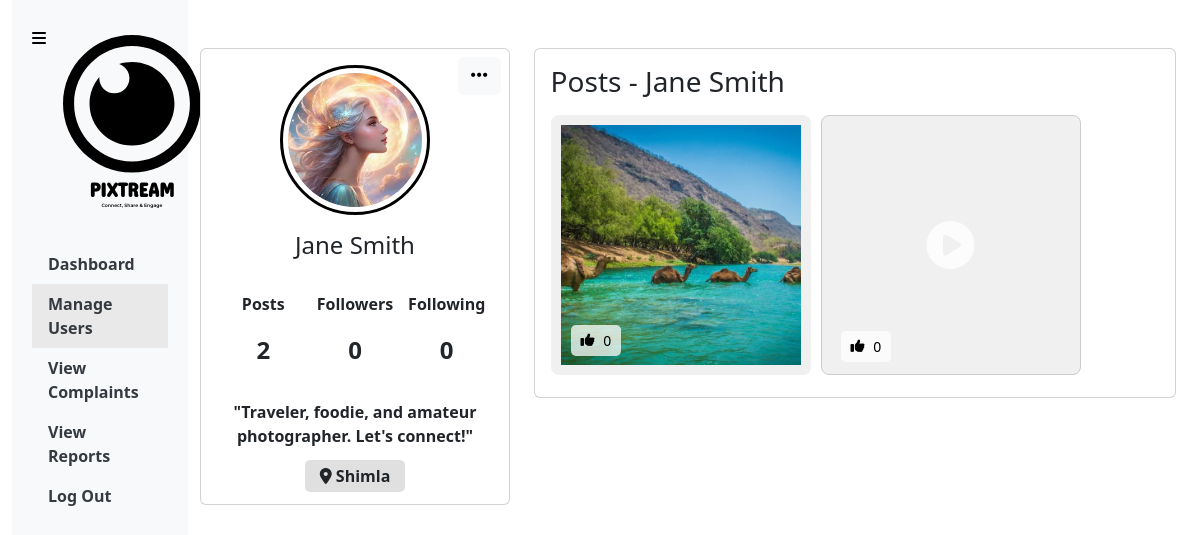
Screenshot of /admin_user_view.php?user_id=6 (signed in) with the database file from the repository.
### tables this page shows
CREATE TABLE `users` (
  `id` bigint(20) NOT NULL,
  `name` varchar(100) DEFAULT NULL,
  `username` varchar(191) DEFAULT NULL,
  `email` varchar(191) DEFAULT NULL,
  `password` varchar(255) DEFAULT NULL,
  `bio` text DEFAULT NULL,
  `profile_picture` varchar(255) DEFAULT 'default.png',
  `location` varchar(255) DEFAULT NULL,
  `created_at` timestamp NOT NULL DEFAULT current_timestamp()
);

CREATE TABLE `posts` (
  `id` bigint(20) NOT NULL,
  `user_id` bigint(20) DEFAULT NULL,
  `post_path` varchar(255) DEFAULT NULL,
  `caption` longtext DEFAULT NULL,
  `category` enum('photos','videos','stories','music','articles','memes','art & Design','Photography','Travel & Adventure','Food & Cooking','Others') DEFAULT NULL,
  `created_at` timestamp NOT NULL DEFAULT current_timestamp()
);

### dbconfig.php (called while the page is built, shortened)
<?php
$username = "root";
?>

### admin_user_view.php (the view, shortened to what this page needs)
<?php
include 'dbconfig.php';
$user_id = $_GET['user_id'];
$sql = "SELECT * FROM users WHERE id='$user_id';";
$result = mysqli_query($conn, $sql);
$info = mysqli_fetch_assoc($result);
$id = $info['id'];
$name = $info['name'];
$location = $info['location'];
$bio = $info['bio'];
$profilePhoto = $info['profile_picture'] ?? 'default.png';
$followersSql = "SELECT COUNT(*) AS follower_count FROM follows WHERE followed_id='$id';";
$followersResult = mysqli_query($conn, $followersSql);
$followersCount = mysqli_fetch_assoc($followersResult)['follower_count'];
$followingSql = "SELECT COUNT(*) AS following_count FROM follows WHERE follower_id='$id';";
$followingResult = mysqli_query($conn, $followingSql);
$followingCount = mysqli_fetch_assoc($followingResult)['following_count'];
$postSql = "SELECT COUNT(*) FROM posts WHERE user_id = '$id';";
$postResult = mysqli_query($conn, $postSql);
$postInfo = mysqli_fetch_array($postResult);
$postCount = $postInfo[0];
?>
<!DOCTYPE html>
<html lang="en">
<head>
    <link rel="stylesheet" href="node_modules/bootstrap/dist/css/bootstrap.min.css">
    <link rel="stylesheet" href="library-files/fontawesome/css/all.min.css">
    <link rel="stylesheet" href="assets/css/me.css">
</head>
<body>
    <button class="btn mybtn-outline toggle-btn" id="sidebarToggle"><i class="fa-solid fa-bars"></i></button>
    <div class="container-fluid d-flex admin-2divs">
        <div class="sidebar" id="sidebar">
            <div class="text-center mb-4">
                <img src="assets/img/LOGO_text.svg" width="200" alt="PIXTREAM Logo">
            </div>
            <ul class="nav flex-column">
                <li class="nav-item">
                    <a class="nav-link" href="admin_dashboard.php">
                        <b>Dashboard</b>
                    </a>
                </li>
                <li class="nav-item">
                    <a class="nav-link active-now" href="#">
                        <b>Manage Users</b>
                    </a>
                </li>
                <li class="nav-item">
                    <a class="nav-link" href="admin_complaints.php">
                        <b>View Complaints</b>
                    </a>
                </li>
                <li class="nav-item">
                    <a class="nav-link" href="admin_reports.php">
                        <b>View Reports</b>
                    </a>
                </li>
                <li class="nav-item">
                    <a class="nav-link" href="logout.php">
                        <b>Log Out</b>
                    </a>
                </li>
            </ul>
        </div>
        <div class="container mt-5">
        <div class="main-body">
            <div class="row gutters-sm">
                <div class="col-md-4 mb-3">
                    <div class="card h-100 position-relative">
                        <div class="card-body d-flex flex-column">
                            <div class="dropdown position-absolute top-0 end-0 p-2">
                                <button class="btn btn-light custom-dropdown-btn" type="button" id="dropdownMenuButton" data-bs-toggle="dropdown" aria-expanded="false">
                                    <i class="fa-solid fa-ellipsis custom-ellipsis"></i>
                                </button>
                            </div>
                            <div class="d-flex flex-column align-items-center text-center">
                                <div class="profile-img-container">
                                    <img src="profile_picture/<?php echo $profilePhoto; ?>" alt="Profile Photo" class="rounded-circle" width="150">
                                </div>
                                <div class="mt-3 mb-4">
                                    <h4><?php echo $name; ?></h4>
                                </div>
                                <div class="d-flex justify-content-around stats">
                                    <div class="stat">
                                        <p><b>Posts</b></p>
                                        <p><?php echo $postCount; ?></p>
                                    </div>
                                    <div class="stat" data-bs-toggle="modal" data-bs-target="#followersModal">
                                        <p><b>Followers</b></p>
                                        <p><?php echo $followersCount; ?></p>
                                    </div>
                                    <div class="stat" data-bs-toggle="modal" data-bs-target="#followingModal">
                                        <p><b>Following</b></p>
                                        <p><?php echo $followingCount; ?></p>
                                    </div>
                                </div>
                                <div class="mt-3 bio-text text-start">
                                    <p><?php echo nl2br(htmlspecialchars($bio)); ?></p>
                                    <span class="mt-3 profile-location">
                                        <i class="fa-solid fa-location-dot"></i> <?php echo $location; ?>
                                    </span>
                                </div>
                            </div>
                        </div>
                    </div>
                </div>
                <div class="col-md-8">
                    <div class="row gutters-sm">
                        <div class="col-sm-12 mb-3">
                            <div class="card h-100">
                                <div class="card-body">
                                    <h3 class="d-flex align-items-center mb-3">Posts - <?php echo $name; ?></h3>
                                    <div class="media-grid">
                                        <?php
                                        $postsSql = "SELECT * FROM posts WHERE user_id='$id' ORDER BY created_at DESC;";
                                        $postsResult = mysqli_query($conn, $postsSql);
                                        $posts = [];
                                        while ($row = mysqli_fetch_assoc($postsResult)) {
                                            $posts[] = $row;
                                        }
                                        foreach ($posts as $post)
                                        {
                                            $post_id = $post['id'];
                                            $mediaPath = $post['post_path'];
                                            $caption = $post['caption'];
                                            $createdAt = new DateTime($post['created_at']);
                                            $formattedDate = $createdAt->format('F j, Y g:i A');
                                            $category = $post['category'];
                                            $likeCountSql = "SELECT COUNT(*) AS like_count FROM likes WHERE post_id='$post_id';";
                                            $likeCountResult = mysqli_query($conn, $likeCountSql);
                                            $likeCountRow = mysqli_fetch_assoc($likeCountResult);
                                            $likeCount = $likeCountRow['like_count'];
                                            $fileExtension = strtolower(pathinfo($mediaPath, PATHINFO_EXTENSION));
                                            $isVideo = in_array($fileExtension, ['mp4', 'mov', 'avi', 'wmv']);
                                        ?>
                                        <a href="post_info.php?user_id=<?php echo $id; ?>&post_id=<?php echo $post_id; ?>">
                                            <div class="media-item">
                                                <?php if ($isVideo): ?>
                                                    <div class="video-thumbnail" data-bs-toggle="modal" data-bs-target="#postModal" data-media-path="<?php echo htmlspecialchars($mediaPath); ?>" data-caption="<?php echo htmlspecialchars($caption); ?>" data-created-at="<?php echo htmlspecialchars($formattedDate); ?>" data-category="<?php echo htmlspecialchars($category); ?>" data-username="<?php echo htmlspecialchars($username); ?>">
                                                        <video muted>
                                                            <source src="<?php echo htmlspecialchars($mediaPath); ?>" type="video/mp4">
                                                        </video>
                                                        <div class="video-icon-overlay">
                                                        </div>
                                                    </div>
                                                <?php else: ?>
                                                    <img src="<?php echo htmlspecialchars($mediaPath); ?>" alt="Pixtream Post" data-bs-toggle="modal" data-bs-target="#postModal" data-media-path="<?php echo htmlspecialchars($mediaPath); ?>" data-caption="<?php echo htmlspecialchars($caption); ?>" data-created-at="<?php echo htmlspecialchars($formattedDate); ?>" data-category="<?php echo htmlspecialchars($category); ?>" data-username="<?php echo htmlspecialchars($username); ?>">
                                                <?php endif; ?>
                                                <div class="like-count-overlay">
                                                    <i class="fa-solid fa-thumbs-up"></i>&nbsp;<?php echo $likeCount; ?>
                                                </div>
                                            </div>
                                        </a>
                                        <?php
                                        }
                                        ?>
                                    </div>
                                </div>
                            </div>
                        </div>
                    </div>
                </div>
            </div>
        </div>
    </div>
</body>
</html>

### assets/css/me.css (style rules this page uses)
:root { --bs-body-font-weight: 400; }
body { color: black !important; }
li { cursor: pointer; }
.mybtn-outline { border: 1px solid black; color: black; }
.bio-text { text-align: center !important; font-weight: bolder; }
.profile-location { background-color: #e0e0e0 !important; padding: 5px 15px; border-radius: 5px; }
a { color: inherit; text-decoration: none; }
.rounded-circle { border: 3px solid #000000; padding: 5px; }
.profile-img-container { position: relative; display: inline-block; }
.profile-img-container img { border-radius: 50%; }
.custom-ellipsis { font-size: 1.2rem; }
.stats { display: flex; justify-content: space-around; width: 100%; }
.stat { text-align: center; flex: 1; cursor: pointer; }
.stat p:nth-of-type(2) { font-size: 1.5rem; font-weight: 600; }
.media-grid { display: flex; flex-wrap: wrap; gap: 10px; }
.media-grid img, .media-grid video { width: 260px; height: 260px; object-fit: cover; border-radius: 8px; padding: 10px; background-color: #f0f0f0; }
.media-grid video { display: block; border: 1px solid #ccc; }
.video-thumbnail { position: relative; display: inline-block; }
.video-icon-overlay { position: absolute; top: 50%; left: 50%; transform: translate(-50%, -50%); font-size: 48px; color: white; opacity: 0.8; pointer-events: none; }
.sidebar { height: 100vh; background-color: #f8f9fa; transition: width 0.3s; padding: 20px; width: 15%; }
.active-now { background-color: #e9e9e9; }
.toggle-btn { position: fixed; top: 20px; left: 20px; z-index: 1000; border: none; }
.sidebar .nav-link { color: #343a40; }
.admin-2divs { display: flex; height: 100vh; }
.like-count-overlay { position: absolute; margin-top: -50px; margin-left: 20px; background-color: #ffffffbe; color: #000000; padding: 5px 10px; border-radius: 5px; font-size: 14px; display: flex; align-items: center; gap: 5px; }

### rows the page displays
users: profile_picture (picture), name "Jane Smith", bio "\"Traveler, foodie, and amateur photographer. Let's connect!\"", location "Shimla"
posts: post_path (picture), likeCount "0"
posts: likeCount "0"

### other values shown
$postCount "2"
$followersCount "0"
$followingCount "0"
